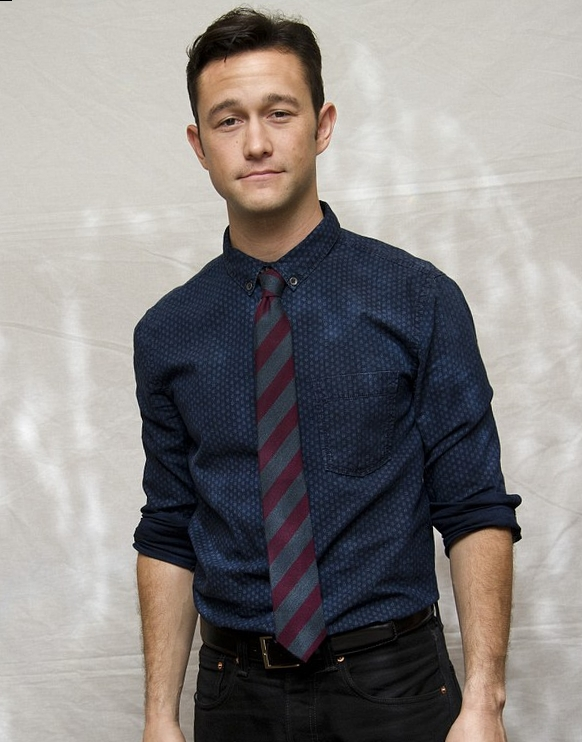
#> input picture week1/ImageAlignment/faces_imgs/5.jpg, 582 x 742 px
$ jupyter execute CannyEdgeDetector.ipynb   (older library calls are emulated)
#> lines starting #> are read from the running program, lines starting #| are printed output that depends on the picture
[cell 1]
import numpy as np
import cv2
import matplotlib.pyplot as plt
from scipy import signal
import math

[cell 2]
def visualize(imgs, format=None):
    plt.figure(figsize=(20, 40))
    for i, img in enumerate(imgs):
        if img.shape[0] == 3:
            img = img.transpose(1,2,0)
        plt_idx = i+1
        plt.subplot(3, 3, plt_idx)
        plt.imshow(img, cmap=format)
    plt.show()

[cell 3]
img=(cv2.imread('faces_imgs/5.jpg',cv2.IMREAD_GRAYSCALE))
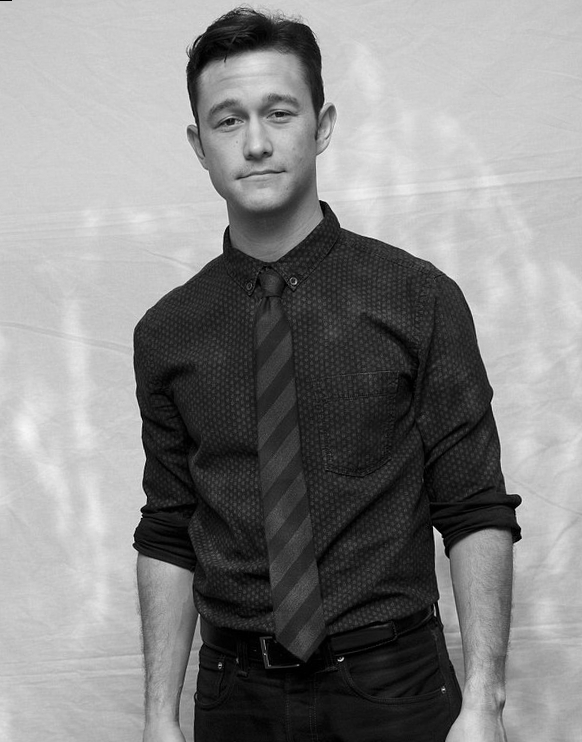
#> img: shape (742, 582); min 0, max 247, mean 133.8
visualize([img],'gray')
#> the loop in visualize, `for i, img in enumerate(imgs):` made 1 pass
#> plt_idx on pass 1: 1

#  Smoothening image - handling noise

[cell 4]
def smoothening_gaussian(img):
#     size = int(size) // 2
#     x, y = np.mgrid[-size:size+1, -size:size+1]
    x=np.array([[-2,-1,0,1,2],[-2,-1,0,1,2],[-2,-1,0,1,2],[-2,-1,0,1,2],[-2,-1,0,1,2]])
    y=np.array([[2,2,2,2,2],[1,1,1,1,1],[0,0,0,0,0],[-1,-1,-1,-1,-1],[-2,-2,-2,-2,-2]])
    sigma=1.4
    sigma=2.0 * sigma**2
    g = np.exp(-1*((x**2 + y**2) / sigma))
    g = (1/(sigma*np.pi)) * g
    grad = signal.convolve2d(img, g, boundary='symm', mode='same')
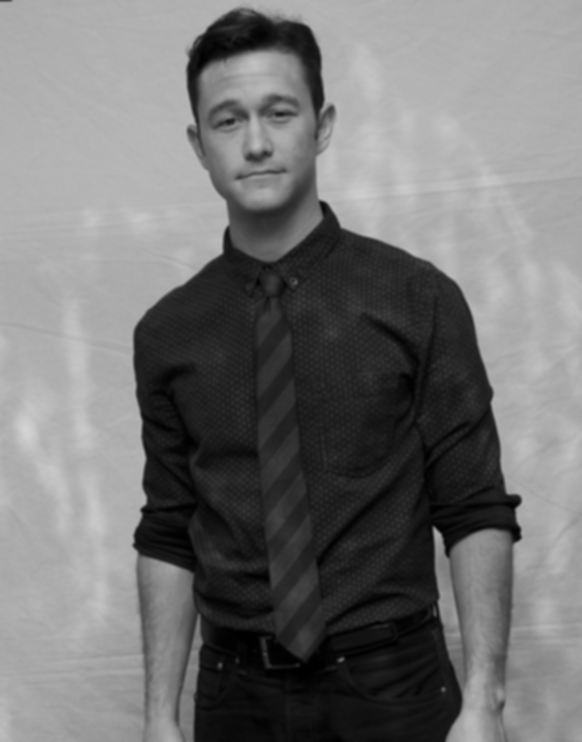
#> grad: shape (742, 582) float64; min 0.0918, max 212.2, mean 116.2
    return grad

[cell 5]
img = smoothening_gaussian(img)
visualize([img],'gray')
#> the loop in visualize (call 2), `for i, img in enumerate(imgs):` made 1 pass

# Calculating gradient and direction

[cell 6]
from scipy import ndimage

def sobel_filters(img):
    Kx = np.array([[-1, 0, 1], [-2, 0, 2], [-1, 0, 1]], np.float32)
    Ky = np.array([[1, 2, 1], [0, 0, 0], [-1, -2, -1]], np.float32)

    Ix = ndimage.filters.convolve(img, Kx)
    Iy = ndimage.filters.convolve(img, Ky)
#     visualize([Ix,Iy],'gray')
    G = np.hypot(Ix, Iy)
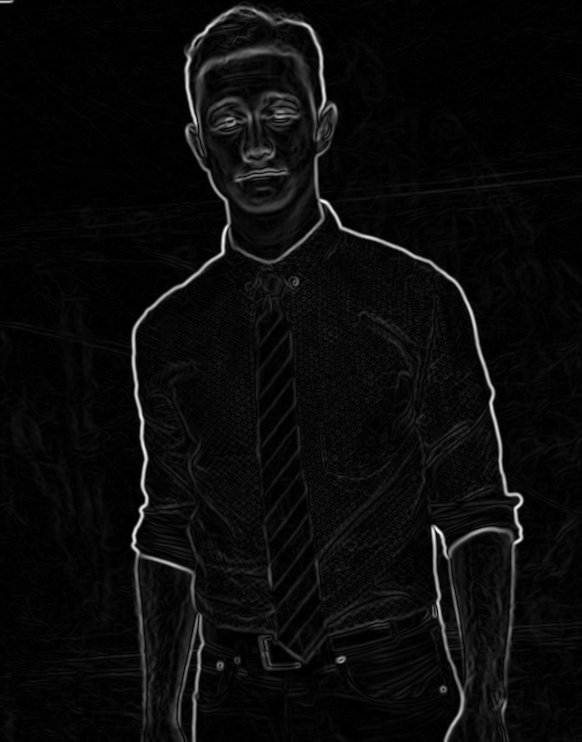
#> G: shape (742, 582) float64; min 0.00605, max 394, mean 17.6; drawn with min black and max white
    G = G / G.max() * 255
    theta = np.arctan2(Iy, Ix)
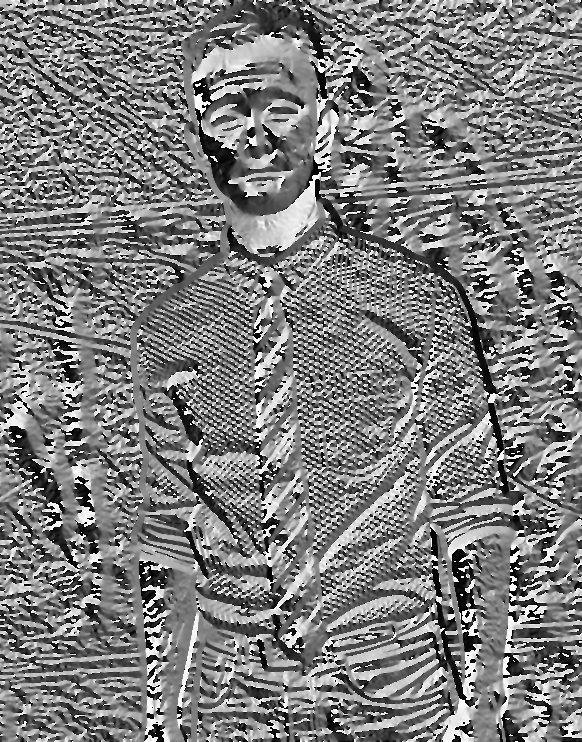
#> theta: shape (742, 582) float64; min -3.14, max 3.14, mean -0.0375; drawn with min black and max white

    return (G, theta)
G, theta = sobel_filters(img)
visualize([G,theta],'gray')

[cell 7]
print(type(G[0][0]))
#| <class 'numpy.float64'>

[cell 8]
def sobel_op(img):
    sobelx = cv2.Sobel(img,cv2.CV_64F,1,0,ksize=3)
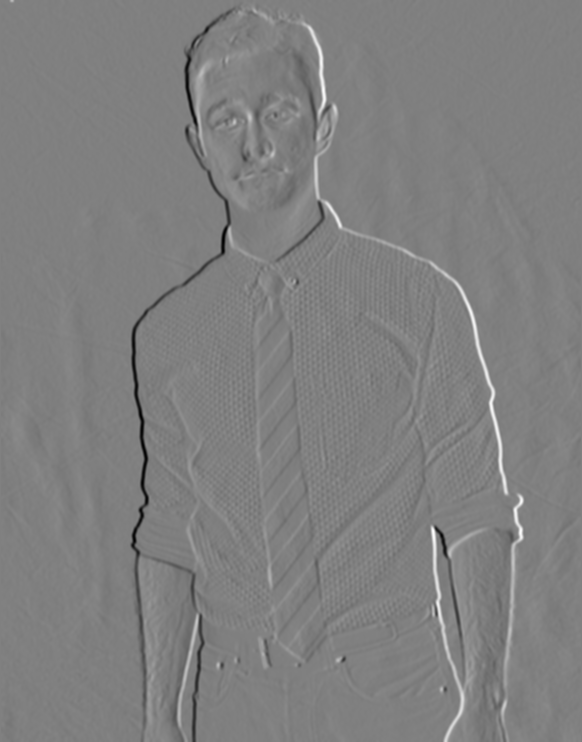
#> sobelx: shape (742, 582) float64; min -363.9, max 360.6, mean -0.1; drawn with min black and max white
    sobely = cv2.Sobel(img,cv2.CV_64F,0,1,ksize=3)
    mag = cv2.magnitude(sobelx, sobely)
    ang = np.arctan2(np.absolute(sobely), np.absolute(sobelx))
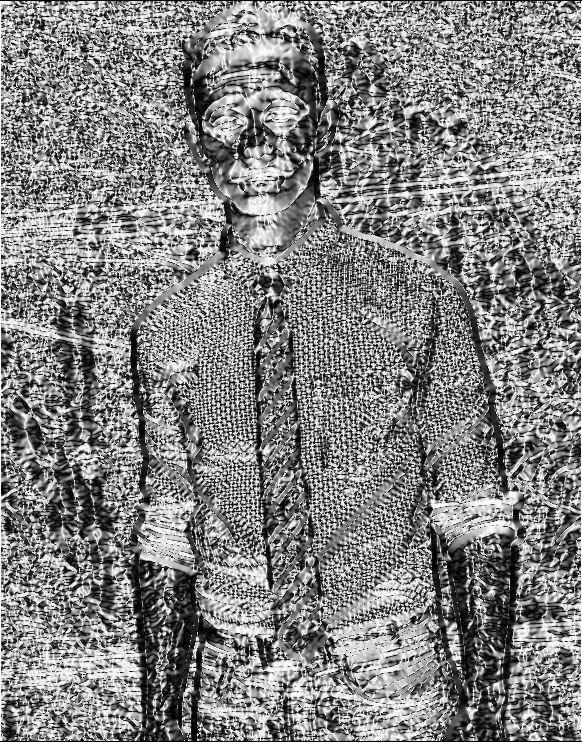
#> ang: shape (742, 582) float64; min 0, max 1.57, mean 0.808; drawn with min black and max white
    return (mag,ang)
mag,ang = sobel_op(img)
visualize([mag,ang],'gray')

# NON MAXIMUM SUPRESSION

[cell 9]
def NonMaxSuppression(mag,ang):
    m,n = mag.shape
#> m = 742; n = 582
    img = np.zeros(mag.shape)

    for row in range(0, m - 1):
        for col in range(0, n - 1):
            direction = ang[row, col]

            if (0 <= direction < 22.5) or (337.5 <= direction <= 360) or (157.5 <= direction <= 202.5):
                before_pixel = mag[row, col - 1]
                after_pixel = mag[row, col + 1]

            elif (22.5 <= direction < 67.5) or (202.5 <= direction < 247.5):
                before_pixel = mag[row + 1, col - 1]
                after_pixel = mag[row - 1, col + 1]

            elif ( 67.5 <= direction < 112.5) or ( 247.5 <= direction < 292.5):
                before_pixel = mag[row - 1, col]
                after_pixel = mag[row + 1, col]

            else:
                before_pixel = mag[row - 1, col - 1]
                after_pixel = mag[row + 1, col + 1]

            if mag[row, col] >= before_pixel and mag[row, col] >= after_pixel:
                img[row, col] = mag[row, col]
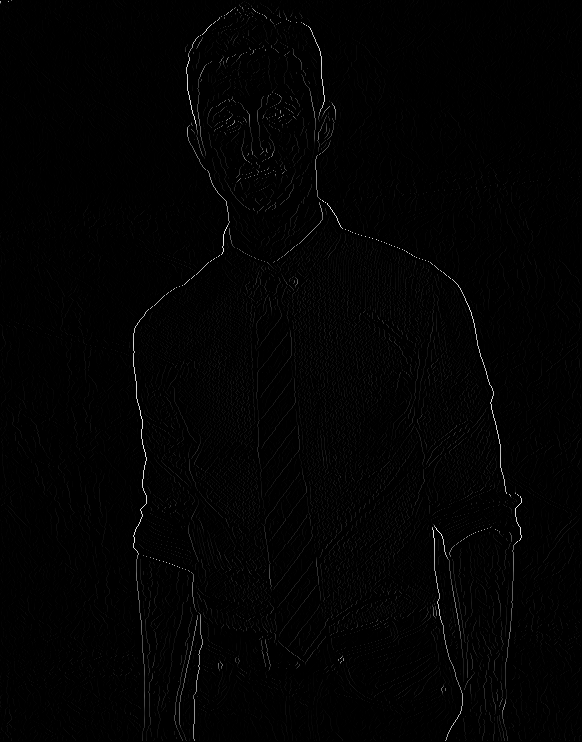
#> img: shape (742, 582) float64; min 0, max 394, mean 3.9; drawn with min black and max white
    return img
op = NonMaxSuppression(mag,ang)
visualize([op],'gray')

# Threshold

[cell 10]
def threshold(img, lowThresholdRatio=0.05, highThresholdRatio=0.08):

#> called with lowThresholdRatio = 0.05, highThresholdRatio = 0.08
    highThreshold = img.max() * highThresholdRatio;
#> highThreshold = 31.52
    lowThreshold = highThreshold * lowThresholdRatio;
#> lowThreshold = 1.58

    M, N = img.shape
#> M = 742; N = 582
    res = np.zeros((M,N), dtype=np.int32)

    weak = np.int32(25)
    strong = np.int32(255)

    strong_i, strong_j = np.where(img >= highThreshold)
#> strong_i = 10126 values from 0 to 740; strong_j = 10126 values, max 579 at index 4507, min 0 at index 1, mean 314.8
    zeros_i, zeros_j = np.where(img < lowThreshold)

    weak_i, weak_j = np.where((img <= highThreshold) & (img >= lowThreshold))

    res[strong_i, strong_j] = strong
    res[weak_i, weak_j] = weak

    return (res, weak, strong)
res,weak,strong = threshold(op)
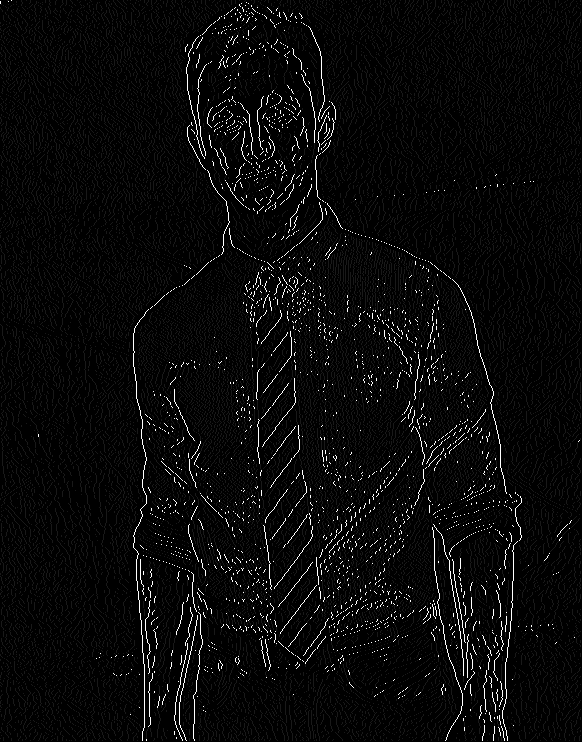
#> res: shape (742, 582) int32; min 0, max 255, mean 9.5
#> weak = 25; strong = 255
visualize([res],'gray')

# hysteresis

[cell 11]
def hysteresis(img, weak=25, strong=255):
#> called with weak = 25, strong = 255
    M, N = img.shape
#> M = 742; N = 582
    for i in range(1, M-1):
        for j in range(1, N-1):
            if (img[i,j] == weak):
                try:
                    if ((img[i+1, j-1] == strong) or (img[i+1, j] == strong) or (img[i+1, j+1] == strong)
                        or (img[i, j-1] == strong) or (img[i, j+1] == strong)
                        or (img[i-1, j-1] == strong) or (img[i-1, j] == strong) or (img[i-1, j+1] == strong)):
                        img[i, j] = strong
                    else:
                        img[i, j] = 0
                except IndexError as e:
                    pass
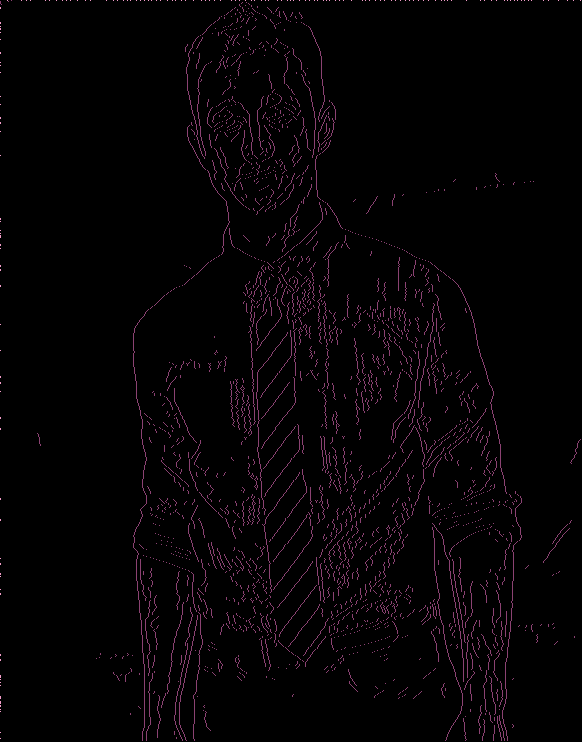
#> img: shape (742, 582) int32; 3 distinct labels, from 0 to 255; one colour per label, 0 black
    return img
visualize([hysteresis(res)],'gray')

[cell 12]
from  skimage.feature import canny
img=(cv2.imread('faces_imgs/5.jpg',cv2.IMREAD_GRAYSCALE))
visualize([canny(img)],'gray')
#> the loop in visualize (call 8), `for i, img in enumerate(imgs):` made 1 pass
#> in visualize (call 8), `plt.show()`:
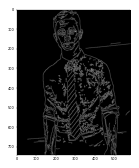
#> figure drawn by matplotlib, 1 panel

$ run again, with week1/ImageAlignment/faces_imgs/1.jpg copied over week1/ImageAlignment/faces_imgs/5.jpg
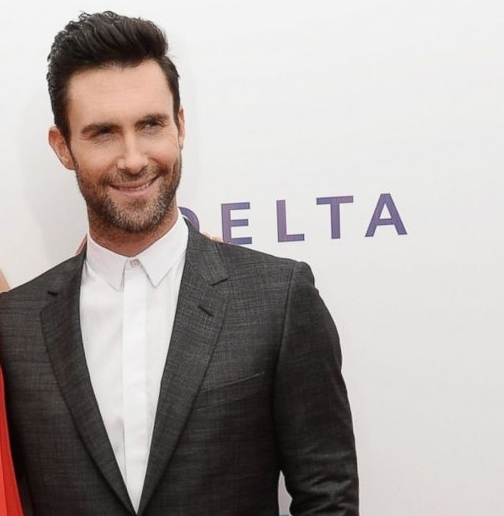
#> input picture week1/ImageAlignment/faces_imgs/1.jpg, 504 x 516 px
#> the loop in visualize, `for i, img in enumerate(imgs):` made 1 pass
#> plt_idx on pass 1: 1
#> the loop in visualize (call 2), `for i, img in enumerate(imgs):` made 1 pass
#| <class 'numpy.float64'>
#> highThreshold = 28.59
#> lowThreshold = 1.43
#> strong_i = 5667 values from 8 to 514; strong_j = 5667 values, max 406 at index 2787, min 0 at index 3221, mean 162.6
#> weak = 25; strong = 255
#> after the loop in hysteresis, `for i in range(1, M-1):`:
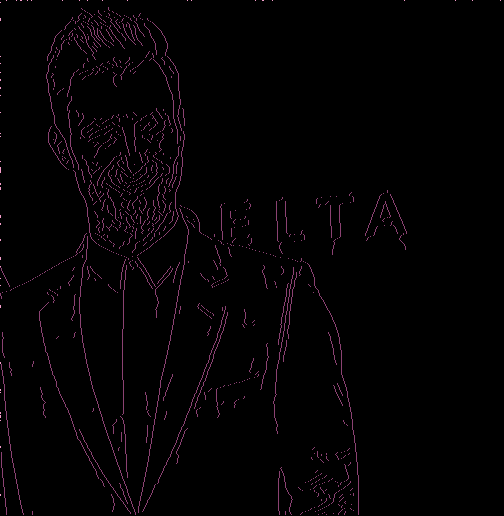
#> img: shape (516, 504) int32; 3 distinct labels, from 0 to 255; one colour per label, 0 black
#> the loop in visualize (call 8), `for i, img in enumerate(imgs):` made 1 pass
#> in visualize (call 8), `plt.show()`:
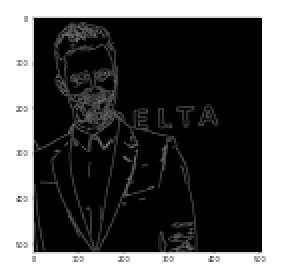
#> figure drawn by matplotlib, 1 panel
